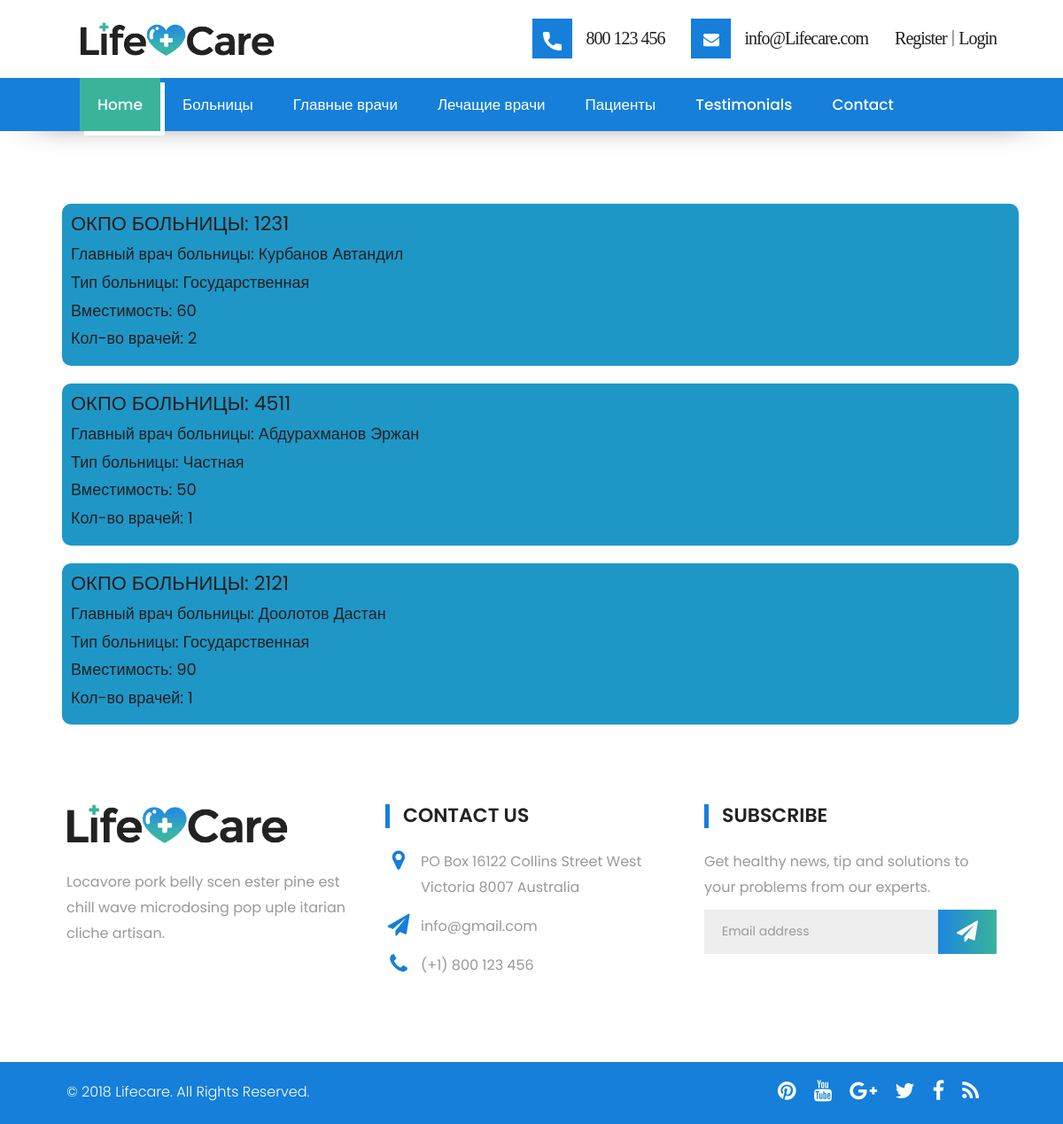
Screenshot of /hospital with the database file from the repository.
### mysite/models.py (models this page shows, shortened)
class Hospital(models.Model):
    okpo = models.CharField(max_length=4, db_index=True, verbose_name='ОКПО', unique=True)
    CHOICES = (
    ('Чуй', 'Чуй'),
    ('Иссык-Куль', 'Иссык-Куль'),
    ('Нарын', 'Нарын'),
    ('Талас', 'Талас'),
    ('Ош', 'Ош'),
    ('Жалал-Абад', 'Жалал-Абад'),
    ('Баткен', 'Баткен'))
    choice = models.CharField(max_length=255, choices=CHOICES)
    max_person = models.DecimalField(max_digits=2, decimal_places=0)
    CHOICE_HOSPITAL = (
        ('Государственная', 'Государственная'),
        ('Частная', 'Частная'))
    type_of_hospital = models.CharField(max_length=255, choices=CHOICE_HOSPITAL)
    main_doctor = models.OneToOneField('MainDoctor', on_delete=models.CASCADE)

class MainDoctor(models.Model):
    fio = models.CharField(max_length=255, verbose_name='ФИО')
    pin_passport = models.IntegerField(verbose_name='ПИН КОД паспорта')
    age = models.IntegerField(verbose_name='Возраст')
    skill = models.CharField(max_length=255, verbose_name='Опыт работы')
    number = models.IntegerField(verbose_name='Номер телефона')
    image = models.FileField(upload_to='media/%Y/%m/%d')
    treat_doctor = models.ForeignKey('TreatDoctor', on_delete=models.CASCADE)
    nurse = models.ForeignKey('Nurse', on_delete=models.CASCADE)
    def __str__(self):
        return f'{self.fio}'

### mysite/views.py (the view)
# urls.py: path('hospital', hospital, name='hospital'),
def hospital(request):
    hospital_info = Hospital.objects.all()
    context = {'hospital_info': hospital_info}
    return render(request, 'hospital.html', context=context)

### mysite/templates/hospital.html
{% extends 'base.html' %}
{% load static %}
{% block content %}
<div class="container" style="margin-top: 200px;">
    <div class="row" style="margin-top: 20px;">
        {% for i in hospital_info %}
        <div class="col-md-12 col-sm-12"  style="background: rgb(30, 151, 199); padding: 10px; border-radius: 10px; margin: 10px">
            <h2>ОКПО БОЛЬНИЦЫ: {{ i.okpo }}</h2>
            <h3>Главный врач больницы: <a href="{% url 'main_doctor' i.pk %}">{{ i.main_doctor }}</a></h3>
            <h3>Тип больницы: {{ i.type_of_hospital }}</h3>
            <h3>Вместимость: {{ i.max_person }}</h3>
            <h3>Кол-во врачей: {{ i.treatdoctor_set.all.count }}</h3>
        </div>
        {% endfor %}
    </div>
</div>
{% endblock %}

### mysite/templates/base.html (shortened to what this page needs)
{% load static %}
<!DOCTYPE html>
<html lang="en">
   <link rel="stylesheet" href="{% static 'css/bootstrap.min.css' %}">
   <link rel="stylesheet" href="{% static 'css/style.css' %}">
   <link rel="stylesheet" href="{% static 'css/colors.css' %}">
   <link rel="stylesheet" href="{% static 'css/versions.css' %}">
   <link rel="stylesheet" href="{% static 'css/responsive.css' %}">
   <link rel="stylesheet" href="{% static 'css/custom.css' %}">
   </head>
   <body class="clinic_version">
      <header>
         <div class="header-top wow fadeIn">
            <div class="container">
               <a class="navbar-brand" href="{% url 'index' %}"><img src="{% static 'img/logo.png' %}" alt="image"></a>
               <div class="right-header">
                  <div class="header-info">
                     <div class="info-inner">
                        <span class="icontop"><img src="{% static 'img/phone-icon.png' %}" alt="#"></span>
                        <span class="iconcont"><a href="tel:800 123 456">800 123 456</a></span>
                     </div>
                     <div class="info-inner">
                        <span class="icontop"><i class="fa fa-envelope" aria-hidden="true"></i></span>
                        <span class="iconcont"><a data-scroll href="mailto:info@yoursite.com">info@Lifecare.com</a></span>
                     </div>
                     <div class="info-inner">
                        {% if request.user.is_authenticated %}
                        <span class="iconcont">
                              <span style="text-align: center;">Welcome, {{ user.username }}</span>
                              <a href="{% url 'logout' %}">Logout</a>
                        </span>
                        {% else %}
                        <span class="iconcont">
                           <a href="{% url 'register' %}">Register</a> |
                           <a href="{% url 'login' %}">Login</a>
                     </span>
                        {% endif %}
                     </div>
                  </div>
               </div>
            </div>
         </div>
         <div class="header-bottom wow fadeIn">
            <div class="container">
               <nav class="main-menu">
                  <div id="navbar" class="navbar-collapse collapse">
                     <ul class="nav navbar-nav">
                        <li><a class="active" href="{% url 'index' %}">Home</a></li>
                        <li><a data-scroll href="{% url 'hospital' %}">Больницы</a></li>
                        <li><a data-scroll href="#doctors">Главные врачи</a></li>
                        <li><a data-scroll href="{% url 'treat_doctor' %}">Лечащие врачи</a></li>
                        <li><a data-scroll href="{% url 'patient' %}">Пациенты</a></li>
						<li><a data-scroll href="#testimonials">Testimonials</a></li>
                        <li><a data-scroll href="#getintouch">Contact</a></li>
                     </ul>
                  </div>
               </nav>
            </div>
         </div>
      </header>
    {% block content %}
    {% endblock content %}
      <footer id="footer" class="footer-area wow fadeIn">
        <div class="container">
           <div class="row">
              <div class="col-md-4">
                 <div class="logo padding">
                    <a href=""><img src="{% static 'img/logo.png' %}" alt=""></a>
                    <p>Locavore pork belly scen ester pine est chill wave microdosing pop uple itarian cliche artisan.</p>
                 </div>
              </div>
              <div class="col-md-4">
                 <div class="footer-info padding">
                    <h3>CONTACT US</h3>
                    <p><i class="fa fa-map-marker" aria-hidden="true"></i> PO Box 16122 Collins Street West Victoria 8007 Australia</p>
                    <p><i class="fa fa-paper-plane" aria-hidden="true"></i> info@gmail.com</p>
                    <p><i class="fa fa-phone" aria-hidden="true"></i> (+1) 800 123 456</p>
                 </div>
              </div>
              <div class="col-md-4">
                 <div class="subcriber-info">
                    <h3>SUBSCRIBE</h3>
                    <p>Get healthy news, tip and solutions to your problems from our experts.</p>
                    <div class="subcriber-box">
                       <form id="mc-form" class="mc-form">
                          <div class="newsletter-form">
                             <input type="email" autocomplete="off" id="mc-email" placeholder="Email address" class="form-control" name="EMAIL">
                             <button class="mc-submit" type="submit"><i class="fa fa-paper-plane"></i></button>
                          </div>
                       </form>
                    </div>
                 </div>
              </div>
           </div>
        </div>
     </footer>
     <div class="copyright-area wow fadeIn">
        <div class="container">
           <div class="row">
              <div class="col-md-8">
                 <div class="footer-text">
                    <p>© 2018 Lifecare. All Rights Reserved.</p>
                 </div>
              </div>
              <div class="col-md-4">
                 <div class="social">
                    <ul class="social-links">
                       <li><a href=""><i class="fa fa-rss"></i></a></li>
                       <li><a href=""><i class="fa fa-facebook"></i></a></li>
                       <li><a href=""><i class="fa fa-twitter"></i></a></li>
                       <li><a href=""><i class="fa fa-google-plus"></i></a></li>
                       <li><a href=""><i class="fa fa-youtube"></i></a></li>
                       <li><a href=""><i class="fa fa-pinterest"></i></a></li>
                    </ul>
                 </div>
              </div>
           </div>
        </div>
     </div>
  </body>
</html>

### mysite/static/css/style.css (style rules this page uses)
body { color: #999; font-size: 15px; font-family: 'Source Sans Pro', sans-serif; line-height: 1.80857; }
a { color: #1f1f1f; text-decoration: none !important; outline: none !important; -webkit-transition: all .3s ease-in-out; -moz-transition: all .3s ease-in-out; -ms-transition: all .3s ease-in-out; -o-transition: all .3s ease-in-out; transition: all .3s ease-in-out; }
h1, h2, h3, h4, h5, h6 { letter-spacing: 0; font-weight: normal; position: relative; padding: 0 0 10px 0; font-weight: normal; line-height: 120% !important; color: #1f1f1f; margin: 0 }
h2 { font-size: 22px }
h3 { font-size: 18px }
h1 a, h2 a, h3 a, h4 a, h5 a, h6 a { color: #212121; text-decoration: none!important; opacity: 1 }
a { color: #1f1f1f; text-decoration: none; outline: none; }
a, .btn { text-decoration: none !important; outline: none !important; -webkit-transition: all .3s ease-in-out; -moz-transition: all .3s ease-in-out; -ms-transition: all .3s ease-in-out; -o-transition: all .3s ease-in-out; transition: all .3s ease-in-out; }
.navbar-nav li { position: relative; }

### mysite/static/css/versions.css (style rules this page uses)
body.clinic_version { font-family: 'Roboto', sans-serif; }

### mysite/static/css/responsive.css (style rules this page uses)
@media (max-width: 1200px) { .container { width: 90%; } }

### rows the page displays
Hospital: okpo "1231", main_doctor "Курбанов Автандил", type_of_hospital "Государственная", max_person "60", treatdoctor_set.all.count "2"
Hospital: okpo "4511", main_doctor "Абдурахманов Эржан", type_of_hospital "Частная", max_person "50", treatdoctor_set.all.count "1"
Hospital: okpo "2121", main_doctor "Доолотов Дастан", type_of_hospital "Государственная", max_person "90", treatdoctor_set.all.count "1"
